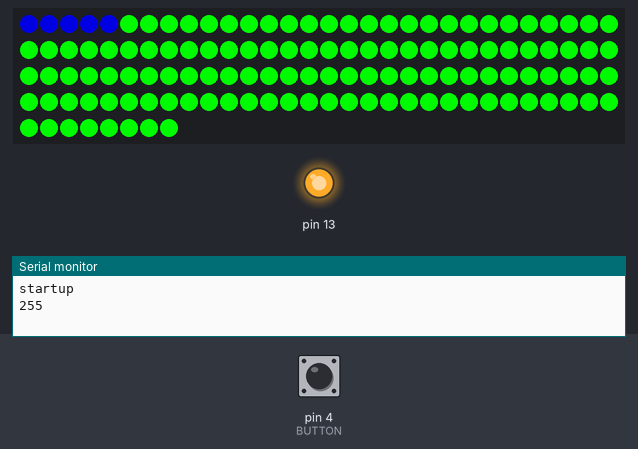
A sketch run on a simulated Arduino Uno, built with avr-gcc and run on an emulated ATmega328P. Shown: 128 RGB LEDs in strip order, left to right, continuing on the next row, output pins drawn as LEDs (lit = HIGH), the last lines printed to the serial monitor. Dashed ring = blinking. The test bench sets the inputs (shaded band); at power-on: pin 4 (BUTTON) HIGH. Dim RGB values are drawn brighter than linear; colours are those a GRB WS2812 strip shows for the declared byte order; random numbers use the default seed unless the sketch sets one; EEPROM starts erased.

Above: at 1.9 s.
2.0 s: pin 4 (BUTTON) pulled LOW for 0.15 s
At 2.16 s:
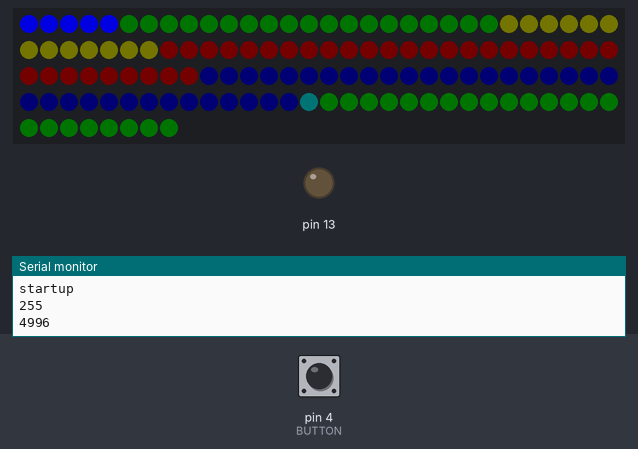
2.7 s: pin 4 (BUTTON) pulled LOW for 1 s
At 3.99 s:
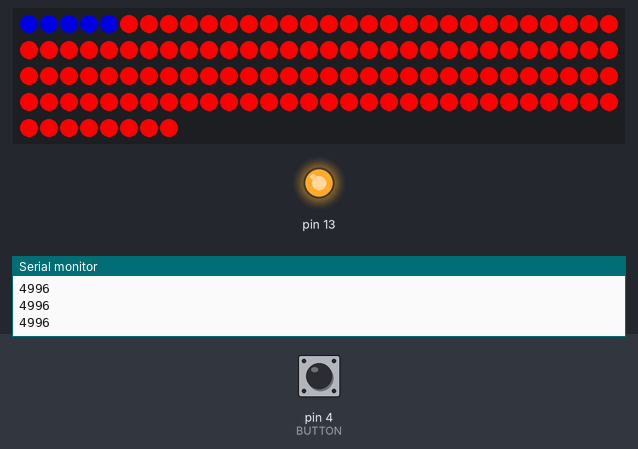
4.3 s: pin 4 (BUTTON) pulled LOW for 0.15 s
At 4.76 s:
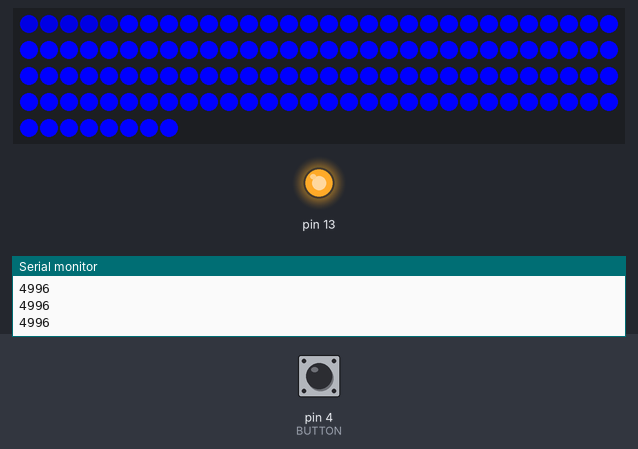
5.0 s: pin 4 (BUTTON) pulled LOW for 3.2 s
At 8.57 s:
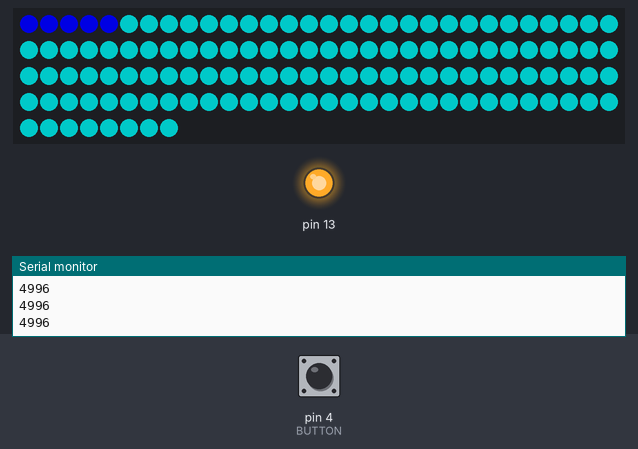
8.8 s: pin 4 (BUTTON) pulsed LOW 2 times (0.12 s each, 0.3 s apart)
At 9.56 s:
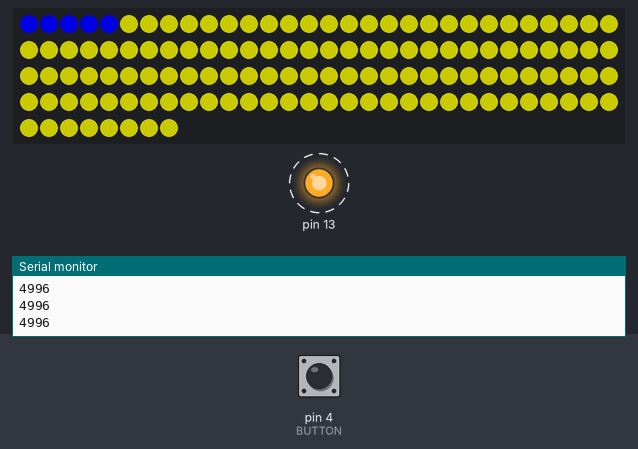
11.8 s: pin 4 (BUTTON) pulled LOW for 0.15 s
At 12.26 s:
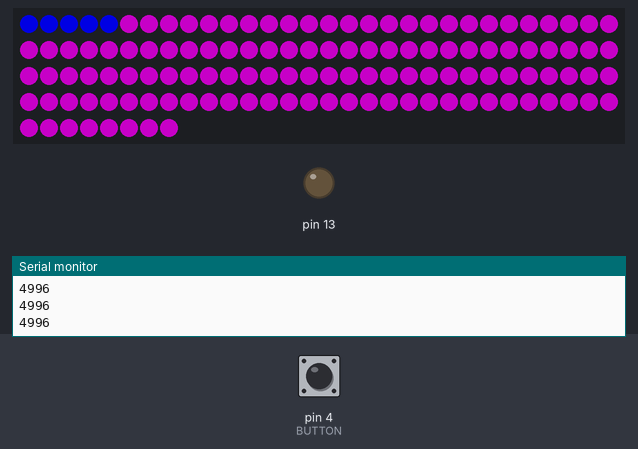
Timing chart, 0 to 13.5 s (numbered marks = the images above; inputs shaded):
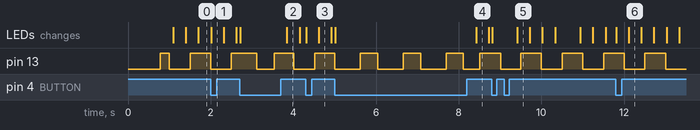

The sketch:

arduinopappa.ino
```cpp
#include "FastLED.h"

//#include <EEPROM.h>
#include  <avr/eeprom.h>

#define NUM_LEDS 128

#define DATA_PIN 2

#define BATT_MAX 4100
#define BATT_MIN 3300

#define BUTTON 4
//CRGBArray<NUM_LEDS> leds;
CRGB leds[NUM_LEDS];
long battV = 4100;

uint8_t r;
uint8_t g;
uint8_t b;

uint8_t br;
uint8_t bg;
uint8_t bb;

uint8_t savecolor;


void setup() {
  Serial.begin(115200);
  FastLED.addLeds<WS2812B,DATA_PIN>(leds, NUM_LEDS);
  pinMode(13, OUTPUT);
  pinMode(BUTTON, INPUT_PULLUP);
  //savecolor = EEPROM.read(1);
  savecolor = eeprom_read_byte((uint8_t*)1);
  setColor(savecolor);
  Serial.println("startup");
  Serial.println(savecolor);

  savecolor++;
  handleandsavecolor();

  startupMode();

}

void handleandsavecolor() {
  if (savecolor > 6) {
    savecolor = 1;
  }
  if (savecolor < 1) {
    savecolor = 6;
  }
  //EEPROM.write(1, savecolor);
  eeprom_write_byte((uint8_t*)1,savecolor);
}
void handlecolor() {
  if (savecolor > 6) {
    savecolor = 1;
  }
  if (savecolor < 1) {
    savecolor = 6;
  }

}

void setColor(byte color) {
  if (color == 1) {
    r = 255;
    g = 0;
    b = 0;
  } else if (color == 2) {
    r = 0;
    g = 255;
    b = 0;
  } else if (color == 3) {
    r = 0;
    g = 0;
    b = 255;
  } else if (color == 4) {
    r = 128;
    g = 0;
    b = 128;
  } else if (color == 5) {
    r = 128;
    g = 128;
    b = 0;
  } else if (color == 6) {
    r = 0;
    g = 128;
    b = 128;
  } else {
    r = 255;
    g = 0;
    b = 0;
  }

}

bool startup = true;

bool pressed = false;

bool lowbattsoon = false;

void loop() {
  bool tick = (millis()/500) & 1;
  static long battimer;
  if (millis()>battimer) {
    battimer = millis() +1000;
    battV = myfilter(battV, vccVoltage(), 10);
    battColor(battV);
  }
  if (battV < 3100) {
    lowbattsoon = true;
  }
  else {
    lowbattsoon = false;
  }
  if (battV < 2900) {
    lowbatteryMode();
  }
  else {

    digitalWrite(13, tick);
    //Serial.println("loop");

    //Serial.println(savecolor);

    if (!digitalRead(BUTTON)) {
      batteryMode();
      if (!pressed) {
        pressed = true;
        savecolor++;
        handlecolor();

        setColor(savecolor);
      }

    }else {
      pressed = false;
      normalMode();
    }

    if (millis() > 5000 && startup) {
      startup = false;
      savecolor--;
      handleandsavecolor();
    }
  }
}

void batteryMode() {
  static uint8_t hue;
  static bool tick;
  //digitalWrite(13, tick);
  //tick = !tick;
  battV = myfilter(battV, vccVoltage(), 10);
  int battleds = map(battV, BATT_MIN, BATT_MAX, 0, NUM_LEDS);
  battleds = constrain(battleds, 0, NUM_LEDS);

  Serial.println(battV);
  // let's set an led value
  for(int i=5;i<NUM_LEDS;i++){
    uint8_t color = hue+(i*(256/NUM_LEDS));
    uint8_t v = 10;
    if (i>battleds) {
      v = 0;
    }
    leds[i] = CHSV(color,255,v);
  }
  leds[0] = CRGB(bg,br,bb);
  leds[1] = CRGB(bg,br,bb);
  leds[2] = CRGB(bg,br,bb);
  leds[3] = CRGB(bg,br,bb);
  leds[4] = CRGB(bg,br,bb);
  //hue++;
  FastLED.show();
  // now, let's first 20 leds to the top 20 leds,

  //FastLED.delay(33);
  delay(200);


}

void lowbatteryMode() {
  for(int i=5;i<NUM_LEDS;i++){

    leds[i] = CRGB(0,0,0);
  }
  leds[0] = CRGB(bg,br,bb);
  leds[1] = CRGB(bg,br,bb);
  leds[2] = CRGB(bg,br,bb);
  leds[3] = CRGB(bg,br,bb);
  leds[4] = CRGB(bg,br,bb);

  leds[NUM_LEDS-3] = CRGB(0,128,0);
  //hue++;
  FastLED.show();

}
void normalMode() {
  static uint8_t hue;
  static bool tick;
  static int pulse;

  tick = !tick;

  // let's set an led value
//  for(int i=NUM_LEDS/2;i<NUM_LEDS;i++){
//    leds[i] = CRGB(r,g,b);
//  }
//  for(int i=5;i<NUM_LEDS/2;i++){
//    leds[i] = CRGB(r/2,g/2,b/2);
//  }
//  FastLED.show();
//  for(int i=NUM_LEDS/2;i<NUM_LEDS;i++){
//
//
//    leds[i] = CRGB(r/2,g/2,b/2);
//  }
  int ran = random(40);
  uint8_t r2 = 0;
  uint8_t g2 = 0;
  uint8_t b2 = 0;
  if (r>ran) {
    r2 = r-ran;
  }
  if (g>ran) {
    g2 = g-ran;
  }
  if (b>ran) {
    b2 = b-ran;
  }
  if (lowbattsoon) {
    r2 = r2 /2;
    g2 = g2 /2;
    b2 = b2 /2;
  }
  for(int i=5;i<NUM_LEDS;i++){
    leds[i] = CRGB(r2,g2,b2);
  }
//  for(int i=NUM_LEDS/2;i<NUM_LEDS;i++){
//    leds[i] = CRGB(r,g,b);
//  }
//  leds[pulse] = CRGB(0,0,0);
//  leds[pulse+1] = CRGB(0,0,0);
//  pulse++;
//  pulse++;
//  pulse++;
//  if (pulse>=NUM_LEDS-1) {
//    pulse = 5;
//  }
  leds[0] = CRGB(bg,br,bb);
  leds[1] = CRGB(bg,br,bb);
  leds[2] = CRGB(bg,br,bb);
  leds[3] = CRGB(bg,br,bb);
  leds[4] = CRGB(bg,br,bb);
  FastLED.show();

  // now, let's first 20 leds to the top 20 leds,

  //FastLED.delay(33);
  //delay(100);
}

void startupMode() {
  long timediff = 100/NUM_LEDS;
  for(int i=5;i<NUM_LEDS;i++){
    leds[i] = CRGB(r/2,g/2,b/2);
    battV = myfilter(battV, vccVoltage(), 10);
    battColor(battV);
    leds[0] = CRGB(bg,br,bb);
    leds[1] = CRGB(bg,br,bb);
    leds[2] = CRGB(bg,br,bb);
    leds[3] = CRGB(bg,br,bb);
    leds[4] = CRGB(bg,br,bb);
    FastLED.show();
    //delay(timediff);
  }

}

long vccVoltage() {
  // Function to read battery voltage from Vcc
  long result;
  // Read 1.1V reference against AVcc
  ADMUX = _BV(REFS0) | _BV(MUX3) | _BV(MUX2) | _BV(MUX1);
  //delay(2); // Wait for Vref to settle
  ADCSRA |= _BV(ADSC); // Convert
  while (bit_is_set(ADCSRA,ADSC));
  result = ADCL;
  result |= ADCH<<8;
  result = 1126400L / result; // Back-calculate AVcc in mV
  return result;
}

void battColor(int vcc) {
  int temp = map(vcc, 3100, 4100, 0, 170);
  int hue = constrain(temp, 0, 200);
  br = HUEr(hue);
  bg = HUEg(hue);
  bb = HUEb(hue);

}

int pyramid(int input, int valuemin, int valuemax, int outmin, int outmax) {

  int middle = (valuemin + valuemax)/2;
  int out;
  if (input > middle) {
    out = map(input, middle, valuemax, outmax, outmin);
    out = constrain(out, outmin, outmax);
  } else {
    out = map(input, valuemin, middle, outmin, outmax);
    out = constrain(out, outmin, outmax);
  }
  return out;
}


int HUEr(int hue) {
  hue = hue*3;
  hue = hue+768;
  return pyramid(hue, 512,1024,0,255);
}

int HUEg(int hue) {
  hue = hue*3;

  return pyramid(hue, 0,512,0,255);
}

int HUEb(int hue) {
  hue = hue*3;
  return pyramid(hue, 255,768,0,255);
}

long myfilter(long currentValue, long newValue, int amp) {
   return ((currentValue*amp) + (newValue))/(amp+1);
}
```
